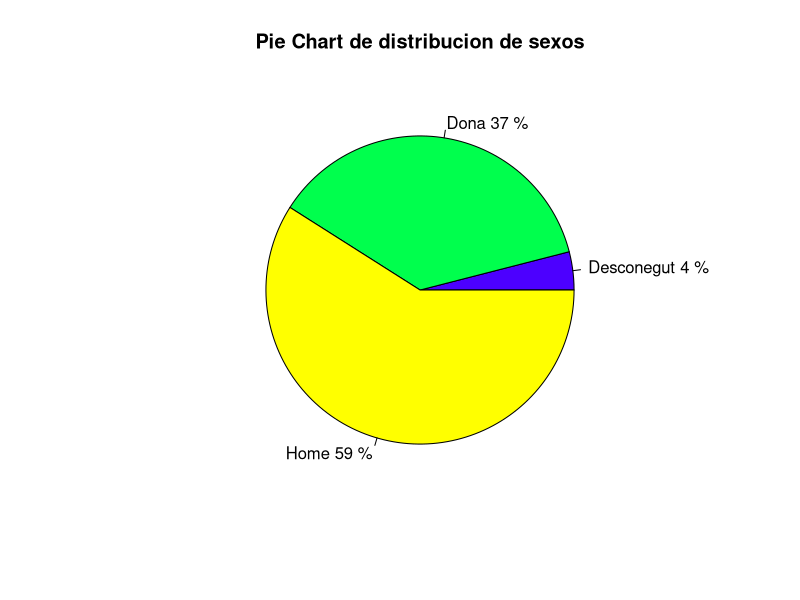
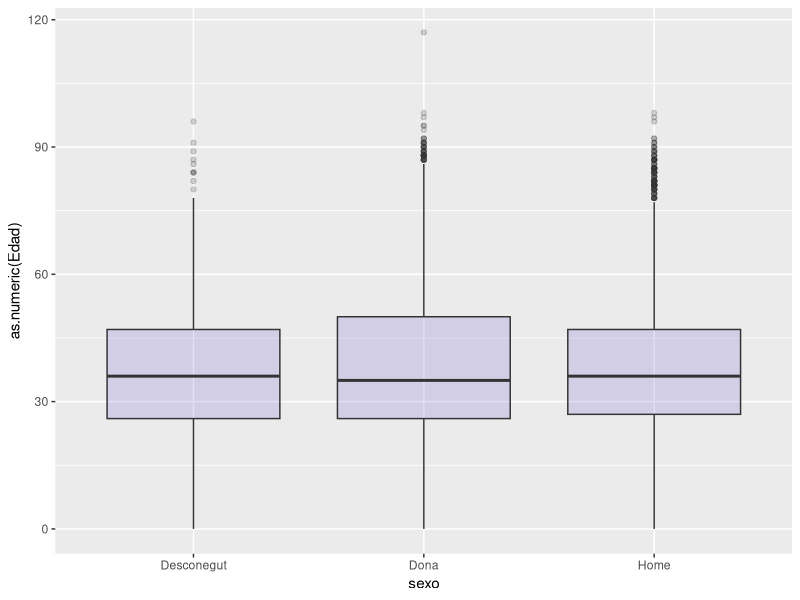
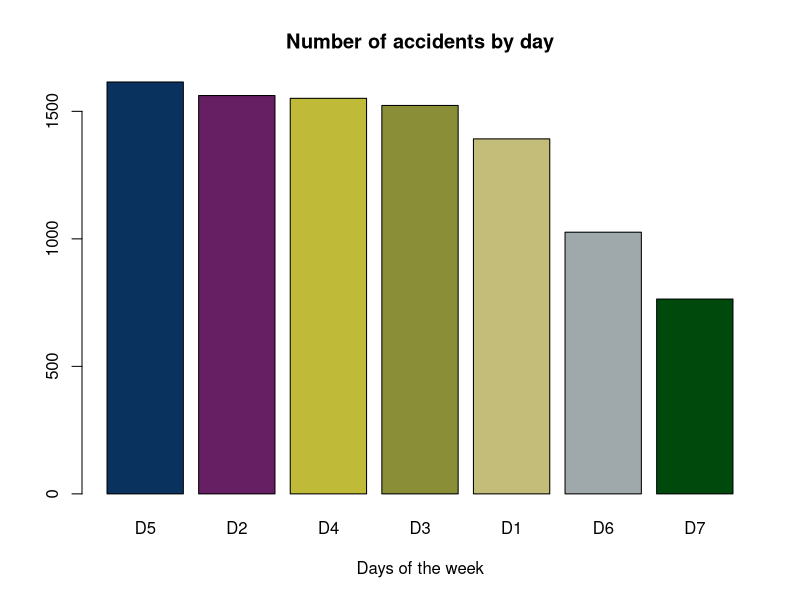
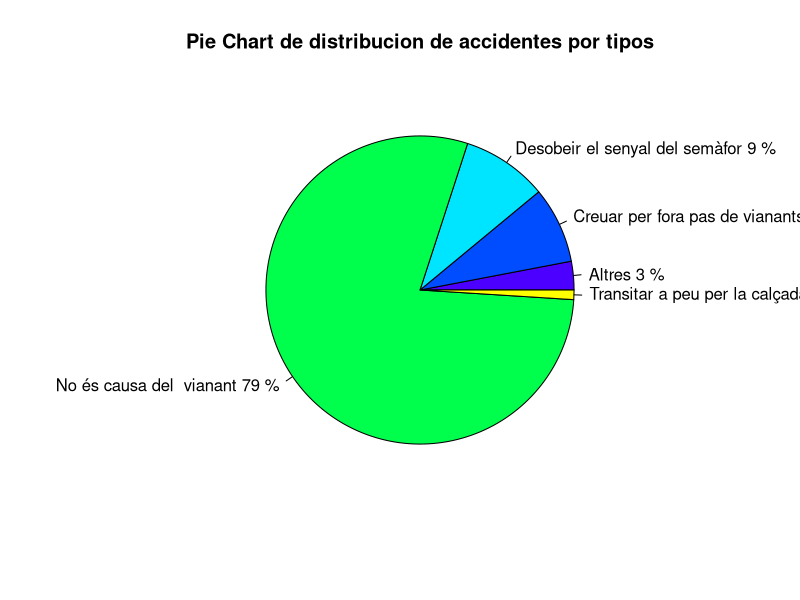

Here is the R script that generated these plots, in order: (Note: this script raises an error after producing the figures.)
## ---- chunk 1
knitr::opts_chunk$set(echo = TRUE)
library(ggplot2)
## ---- chunk 2
accidentes = read.csv("Accidentes2017.csv", header = TRUE, encoding="UTF-8")
## ---- chunk 3
dim(accidentes)
str(accidentes)
## ---- chunk 4
colnames(accidentes) <- c('Exp','DistC','DistN','BarC','BarN','CalleC','CalleN','PC','DiaSN','DiaSn','DiaTipo','Año','Mesn','MesN','Dia','Turno','Hora','Causa','Veh','Sexo','Edad','PersT','Sit','Vict','X','Y','Long','Lat')

str(accidentes)

## ---- chunk 5
numero_de_accidentes <- sapply(as.data.frame(accidentes$Exp), function(x) length(unique(x)))
numero_de_personas <- sapply(as.data.frame(accidentes$Exp), function(x) length(x))

numero_de_accidentes
numero_de_personas
## ---- chunk 6
distribucion_del_sexo <- aggregate(data.frame(count = accidentes$Sexo), list(value = accidentes$Sexo), length)
porcentaje_de_sexos <- round(distribucion_del_sexo$count/sum(distribucion_del_sexo$count)*100)

labels <- distribucion_del_sexo$value
labels <- paste(labels,porcentaje_de_sexos, "%")

pie(porcentaje_de_sexos,labels = labels, col=topo.colors(length(distribucion_del_sexo$value)),
  	main="Pie Chart de distribucion de sexos")
## ---- chunk 7
ggplot(accidentes, aes(x=as.factor(Sexo), y=as.numeric(Edad))) + 
    geom_boxplot(fill="slateblue", alpha=0.2) + 
    xlab("sexo")
## ---- chunk 8
accidentes$DiaSn <- as.factor(accidentes$DiaSn)
str(accidentes$DiaSn)
## ---- chunk 9
head(accidentes$DiaSn)
## ---- chunk 10
levels(accidentes$DiaSn) <- c("D3","D7","D4","D1","D2","D6","D5")
## ---- chunk 11
numero_de_accidentes_por_dia <- aggregate(data=accidentes, Exp ~ DiaSn, function(x) sort(length(unique(x))) )
numero_de_accidentes_por_dia <- numero_de_accidentes_por_dia[order(numero_de_accidentes_por_dia$Exp, decreasing = TRUE),]
## ---- chunk 12
barplot(numero_de_accidentes_por_dia$Exp, main="Number of accidents by day", 
        col=c('#09325E','#661F63','#BFBA38','#8A8E37','#C4BD79','#9FA8AB','#00490C'),
        names.arg =numero_de_accidentes_por_dia$DiaSn,
        xlab="Days of the week")
## ---- chunk 13
accidentes_graves <- accidentes[grep("mort|greu", tolower(accidentes$Vict)), ]
head(accidentes_graves$Vict)
## ---- chunk 14
accidentes_unicos_tipo <- aggregate(data.frame(Causa = accidentes_graves$Causa), list(Exp = accidentes_graves$Exp), unique)
distribucion_tipo_accidente <- aggregate(data.frame(Num_accidentes = accidentes_unicos_tipo$Exp), list(Causa = accidentes_unicos_tipo$Causa), length)
porcentaje_de_tipos <- round(distribucion_tipo_accidente$Num_accidentes/sum(distribucion_tipo_accidente$Num_accidentes)*100)

labels <- distribucion_tipo_accidente$Causa
labels <- paste(labels,porcentaje_de_tipos, "%")

pie(porcentaje_de_tipos,labels = labels, col=topo.colors(length(distribucion_tipo_accidente$Num_accidentes)),
  	main="Pie Chart de distribucion de accidentes por tipos")
## ---- chunk 15
accidentes_peatones_no_culpables <- accidentes_graves[grep("causa del  vianant", tolower(accidentes_graves$Causa)), ]
accidentes_graves_por_vehiculo <- aggregate(data.frame(Numero = accidentes_peatones_no_culpables$Veh), list(Vehiculo = accidentes_peatones_no_culpables$Veh), length)
accidentes_graves_por_vehiculo <- accidentes_graves_por_vehiculo[order(accidentes_graves_por_vehiculo$Numero, decreasing = TRUE),]
head(accidentes_graves_por_vehiculo)
## ---- chunk 16
levels(accidentes_peatones_no_culpables$Veh) <- c("Altres vehicles amb motor", "Altres vehicles sense motor","Autobus","Autobus articulado","Autobus articulat","Autocar","Autocaravana","Bicicleta","Camion rgid <= 3,5 tones","Camion ragid > 3,5 tones","Camionn <= 3,5 Tm","Camion > 3,5 Tm","Motocicleta","Cuadriciclo <75cc","Desconegut","Furgoneta","Maquinaria d'obres i serveis", "Microbus <= 17","Motocicleta","Otros vehic. a motor","Quadricicle < 75 cc","Quadricicle > 75 cc","Taxi","Todo terreno","Tot terreny","Tractocamion","Tractor camion","Tranvia o tren","Tren o tramvia","Turisme","Turismo" )
## ---- chunk 17
accidentes_graves_por_vehiculo <- aggregate(data.frame(Numero = accidentes_peatones_no_culpables$Veh), list(Vehiculo = accidentes_peatones_no_culpables$Veh), length)
accidentes_graves_por_vehiculo <- accidentes_graves_por_vehiculo[order(accidentes_graves_por_vehiculo$Numero, decreasing = TRUE),]
head(accidentes_graves_por_vehiculo, 3)
## ---- chunk 18
personas_afectadas_por_motocicleta <- accidentes_peatones_no_culpables[accidentes_peatones_no_culpables$Veh == "Motocicleta", ]
personas_afectadas_agrupadas <- aggregate(data.frame(Numero = personas_afectadas_por_motocicleta$Veh), list(Victima = personas_afectadas_por_motocicleta$PersT), length)
head(personas_afectadas_agrupadas)
## ---- chunk 19
dataframe_guardar <- accidentes_graves[c("Exp","Causa","Veh","PersT")]
write.csv(dataframe_guardar, file = "accidentesgraves.csv")
